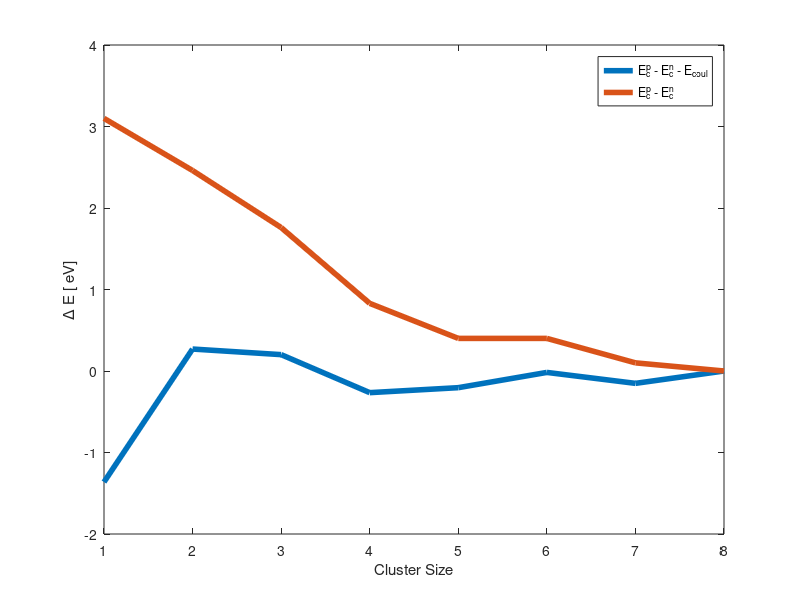

Source code (MATLAB): (Note: this script raises an error after producing the figure.)

E_cp = load('E_cp.dat')
E_cn = load('E_cn.dat')
E_coul = load('E_coul.dat')

dE = E_cp - E_cn - E_coul
dE0 = E_cp - E_cn

hnd=plot([dE-dE(end) dE0-dE0(end)])
legend('E_c^p - E_c^n - E_{coul}','E_c^p - E_c^n')

set(hnd,'LineWidth',4)
xlabel('Cluster Size')
ylabel('\Delta E [ eV]')

print dE.png -F:18

[DU,EU]=unit_names

hnd=plot((1:8),[dE-dE(end) dE0-dE0(end)]*unit2unit(EU,'eV','kcal/mol'),[1 8],[5 5],[1 8],[-5 -5])
legend('E_c^p - E_c^n - E_{coul}','E_c^p - E_c^n','5 kcal/mol interval')

set(hnd,'LineWidth',4)
set(hnd([3 4]),'LineWidth',2,'Color',[0 0 0],'LineStyle','--')
xlabel('Cluster Size')
ylabel('\Delta E [ kcal/mol]')

print dE_kcal_mol.png -F:18




